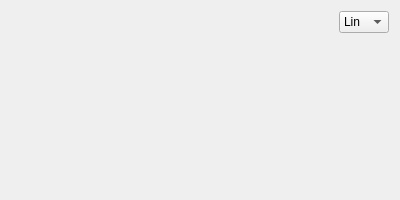
<?xml version="1.0" encoding="UTF-8"?>
<ui version="4.0">
 <class>DecayWidget</class>
 <widget class="QWidget" name="DecayWidget">
  <property name="geometry">
   <rect>
    <x>0</x>
    <y>0</y>
    <width>400</width>
    <height>200</height>
   </rect>
  </property>
  <property name="minimumSize">
   <size>
    <width>400</width>
    <height>200</height>
   </size>
  </property>
  <property name="windowTitle">
   <string>DecayWidget</string>
  </property>
  <layout class="QHBoxLayout" name="horizontalLayout" stretch="1,0">
   <item>
    <widget class="QCustomPlot" name="decay_plot" native="true"/>
   </item>
   <item>
    <layout class="QVBoxLayout" name="verticalLayout">
     <item>
      <widget class="QComboBox" name="display_mode_combo">
       <item>
        <property name="text">
         <string>Lin</string>
        </property>
       </item>
       <item>
        <property name="text">
         <string>Log</string>
        </property>
       </item>
      </widget>
     </item>
     <item>
      <spacer name="verticalSpacer">
       <property name="orientation">
        <enum>Qt::Vertical</enum>
       </property>
       <property name="sizeHint" stdset="0">
        <size>
         <width>20</width>
         <height>40</height>
        </size>
       </property>
      </spacer>
     </item>
    </layout>
   </item>
  </layout>
 </widget>
 <customwidgets>
  <customwidget>
   <class>QCustomPlot</class>
   <extends>QWidget</extends>
   <header location="global">qcustomplot.h</header>
   <container>1</container>
  </customwidget>
 </customwidgets>
 <resources/>
 <connections/>
</ui>
